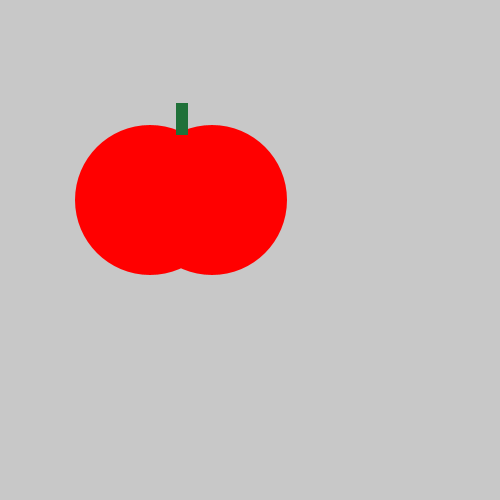
Frame 1 (no input)
Frame 60 (the mouse pressed at the canvas centre just before this capture): identical to frame 1, image omitted
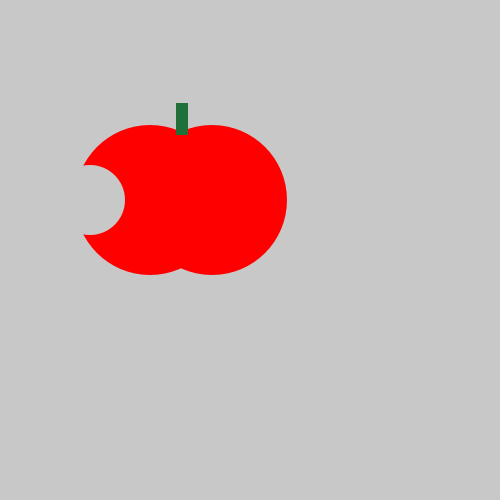
Frame 120 (the mouse held since frame 60 and released just before this capture)

The Processing sketch that drew these frames (run headless with seeded random() and noise(); from frame 60 on, the mouse is pressed at the canvas centre):

// Processing sketch: tasty_tomato
// ── tasty_tomato.pde
void setup() {
    size(500, 500);
}
void draw() {
    background(200, 200, 200);
    noStroke();
    fill (#FF0000);
    ellipse(150, 200, 150, 150);
    ellipse(212, 200, 150, 150);
    fill (#207139);
    rect(176, 103, 12, 32);
    if(mousePressed) {
      fill (#C8C8C8);
      ellipse(90,200, 70,70);
    }
}

  
